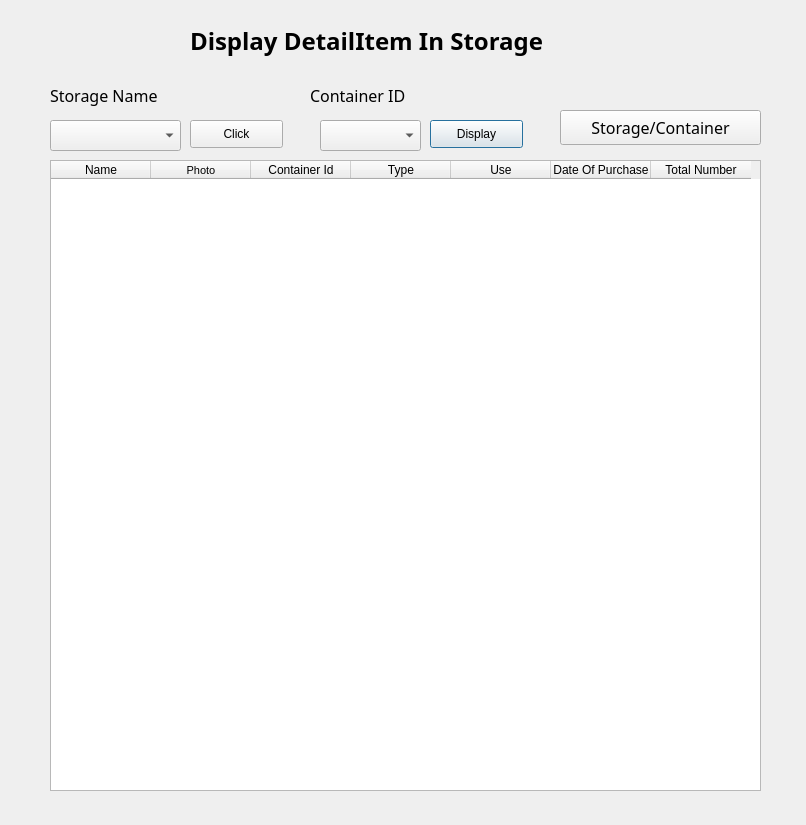
<?xml version="1.0" encoding="UTF-8"?>
<ui version="4.0">
 <class>DisplayStoDetailItemWindow</class>
 <widget class="QDialog" name="DisplayStoDetailItemWindow">
  <property name="geometry">
   <rect>
    <x>0</x>
    <y>0</y>
    <width>806</width>
    <height>825</height>
   </rect>
  </property>
  <property name="windowTitle">
   <string>DisplayStoDetailItemWindow</string>
  </property>
  <widget class="QPushButton" name="pushButton">
   <property name="geometry">
    <rect>
     <x>430</x>
     <y>120</y>
     <width>93</width>
     <height>28</height>
    </rect>
   </property>
   <property name="text">
    <string>Display</string>
   </property>
  </widget>
  <widget class="QLabel" name="label_3">
   <property name="geometry">
    <rect>
     <x>310</x>
     <y>80</y>
     <width>131</width>
     <height>31</height>
    </rect>
   </property>
   <property name="font">
    <font>
     <family>함초롬바탕</family>
     <pointsize>12</pointsize>
     <weight>50</weight>
     <bold>false</bold>
    </font>
   </property>
   <property name="text">
    <string>Container ID</string>
   </property>
  </widget>
  <widget class="QTableWidget" name="tableWidget">
   <property name="geometry">
    <rect>
     <x>50</x>
     <y>160</y>
     <width>711</width>
     <height>631</height>
    </rect>
   </property>
   <column>
    <property name="text">
     <string>Name</string>
    </property>
   </column>
   <column>
    <property name="text">
     <string>Photo</string>
    </property>
    <property name="font">
     <font>
      <pointsize>8</pointsize>
     </font>
    </property>
   </column>
   <column>
    <property name="text">
     <string>Container Id</string>
    </property>
   </column>
   <column>
    <property name="text">
     <string>Type</string>
    </property>
   </column>
   <column>
    <property name="text">
     <string>Use</string>
    </property>
   </column>
   <column>
    <property name="text">
     <string>Date Of Purchase</string>
    </property>
   </column>
   <column>
    <property name="text">
     <string>Total Number</string>
    </property>
   </column>
  </widget>
  <widget class="QComboBox" name="comboBox">
   <property name="geometry">
    <rect>
     <x>50</x>
     <y>120</y>
     <width>131</width>
     <height>31</height>
    </rect>
   </property>
  </widget>
  <widget class="QLabel" name="label_2">
   <property name="geometry">
    <rect>
     <x>50</x>
     <y>80</y>
     <width>141</width>
     <height>31</height>
    </rect>
   </property>
   <property name="font">
    <font>
     <family>함초롬바탕</family>
     <pointsize>12</pointsize>
     <weight>50</weight>
     <bold>false</bold>
    </font>
   </property>
   <property name="text">
    <string>Storage Name</string>
   </property>
  </widget>
  <widget class="QLabel" name="label">
   <property name="geometry">
    <rect>
     <x>190</x>
     <y>10</y>
     <width>441</width>
     <height>61</height>
    </rect>
   </property>
   <property name="font">
    <font>
     <family>함초롬바탕</family>
     <pointsize>18</pointsize>
     <weight>75</weight>
     <bold>true</bold>
    </font>
   </property>
   <property name="text">
    <string>Display DetailItem In Storage</string>
   </property>
  </widget>
  <widget class="QPushButton" name="pushButton_2">
   <property name="geometry">
    <rect>
     <x>190</x>
     <y>120</y>
     <width>93</width>
     <height>28</height>
    </rect>
   </property>
   <property name="text">
    <string>Click</string>
   </property>
  </widget>
  <widget class="QComboBox" name="comboBox_2">
   <property name="geometry">
    <rect>
     <x>320</x>
     <y>120</y>
     <width>101</width>
     <height>31</height>
    </rect>
   </property>
  </widget>
  <widget class="QPushButton" name="pushButton_3">
   <property name="geometry">
    <rect>
     <x>560</x>
     <y>110</y>
     <width>201</width>
     <height>35</height>
    </rect>
   </property>
   <property name="font">
    <font>
     <family>함초롬바탕</family>
     <pointsize>12</pointsize>
    </font>
   </property>
   <property name="text">
    <string>Storage/Container</string>
   </property>
  </widget>
 </widget>
 <layoutdefault spacing="6" margin="11"/>
 <resources/>
 <connections>
  <connection>
   <sender>pushButton_2</sender>
   <signal>clicked()</signal>
   <receiver>DisplayStoDetailItemWindow</receiver>
   <slot>setContainerCombo()</slot>
   <hints>
    <hint type="sourcelabel">
     <x>233</x>
     <y>125</y>
    </hint>
    <hint type="destinationlabel">
     <x>269</x>
     <y>74</y>
    </hint>
   </hints>
  </connection>
  <connection>
   <sender>pushButton</sender>
   <signal>clicked()</signal>
   <receiver>DisplayStoDetailItemWindow</receiver>
   <slot>display()</slot>
   <hints>
    <hint type="sourcelabel">
     <x>476</x>
     <y>122</y>
    </hint>
    <hint type="destinationlabel">
     <x>539</x>
     <y>77</y>
    </hint>
   </hints>
  </connection>
  <connection>
   <sender>pushButton_3</sender>
   <signal>clicked()</signal>
   <receiver>DisplayStoDetailItemWindow</receiver>
   <slot>move()</slot>
   <hints>
    <hint type="sourcelabel">
     <x>772</x>
     <y>132</y>
    </hint>
    <hint type="destinationlabel">
     <x>830</x>
     <y>57</y>
    </hint>
   </hints>
  </connection>
 </connections>
 <slots>
  <slot>setContainerCombo()</slot>
  <slot>display()</slot>
  <slot>move()</slot>
 </slots>
</ui>
